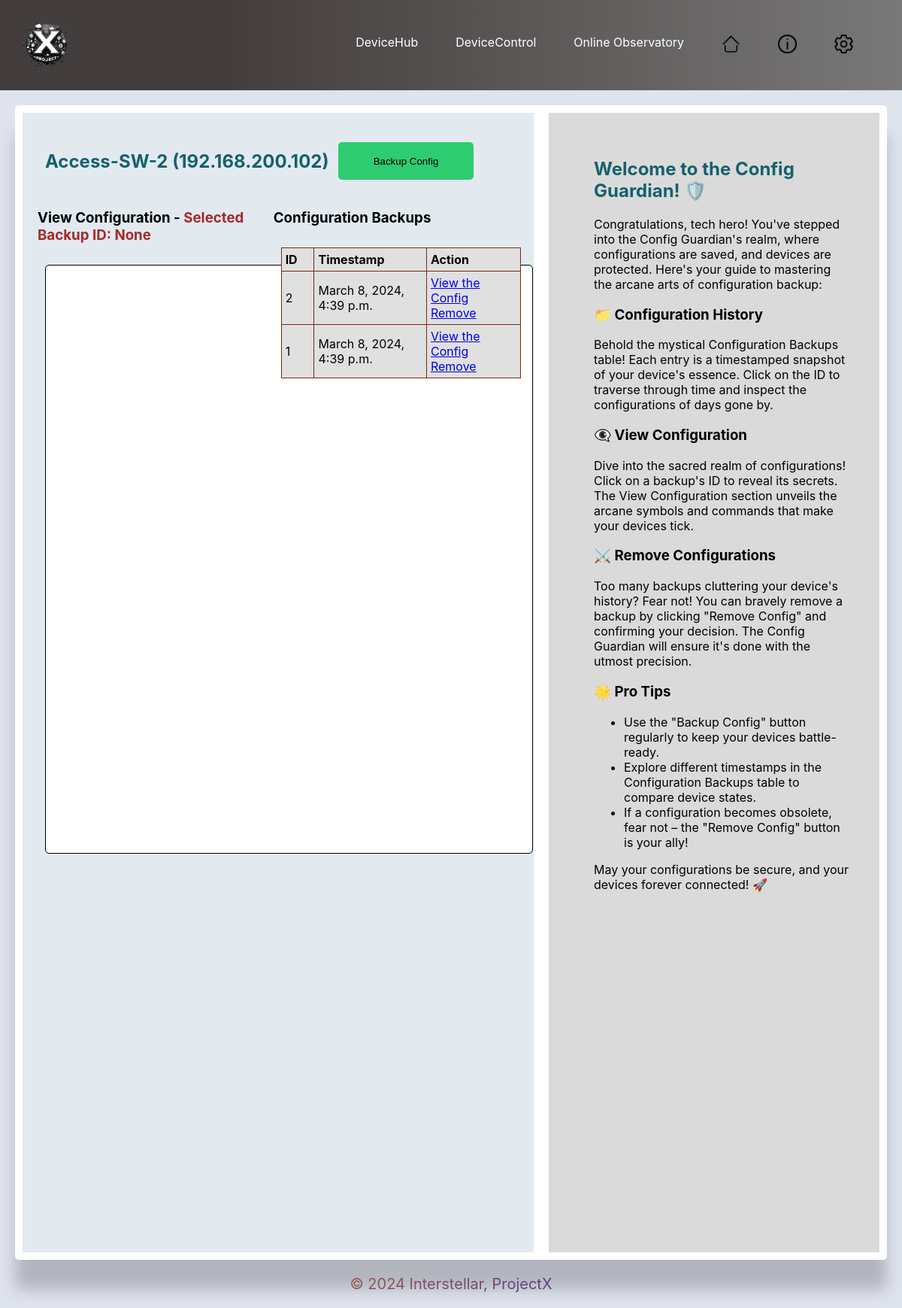
Page /devicecontrol/config-guardian/192.168.200.102/ on the committed database.
### deviceHub/models.py (models this page shows)
class Device(models.Model):
    device_name = models.CharField(max_length=255)
    ip_address = models.GenericIPAddressField()
    device_type = models.CharField(max_length=255)
    manufacturer = models.CharField(max_length=255, blank=True, null=True)
    model = models.CharField(max_length=255, blank=True, null=True)
    location = models.CharField(max_length=255, blank=True, null=True)
    rack_loc = models.CharField(max_length=255, blank=True, null=True)

### configGuardian/models.py (models this page shows)
class ConfigBackup(models.Model):
    device_ip = models.GenericIPAddressField()
    config_data = models.TextField()
    timestamp = models.DateTimeField(auto_now_add=True)

### configGuardian/views.py (the view, shortened to what this page needs)
# urls.py: path('', views.config_guardian, name='config_guardian'),
def config_guardian(request, device_ip):
    device = get_object_or_404(Device, ip_address=device_ip)
    backups = ConfigBackup.objects.filter(device_ip=device.ip_address).order_by('-timestamp')
    selected_backup_id = request.GET.get('backup_id', None)
    backup_id = request.GET.get('backup_id')
    selected_backup = None
    if backup_id:
        selected_backup = get_object_or_404(ConfigBackup, id=backup_id)
    return render(request, 'configGuardian.html', {'device': device, 'backups': backups, 'selected_backup': selected_backup, 'selected_backup_id': selected_backup_id})

### templates/configGuardian.html (shortened to what this page needs)
{% extends 'base.html' %}
    {% load static %}
{% block content %}
<div class="config-guardian-container">
    <div class="config-guardian-header">
        <h2>{{ device.device_name }} ({{ device.ip_address }})</h2>
        <form method="post">
            <button type="submit" class="backup-button">Backup Config</button>
        </form>
    </div>
    <div class="config-guardian-table">
        <div class="config-view">
            <h3>View Configuration - <span style="color: brown;">Selected Backup ID: {{selected_backup_id}}</span></h3>
            <textarea readonly>{{ selected_backup.config_data }}</textarea>
        </div>
        <div class="config-history">
            <h3>Configuration Backups</h3>
            <table>
                <thead>
                    <tr>
                        <th>ID</th>
                        <th>Timestamp</th>
                        <th>Action</th>
                    </tr>
                </thead>
                <tbody>
                    {% for backup in backups %}
                    <tr>
                        <td>{{backup.id}}</td>
                        <td>{{ backup.timestamp }}</td>
                        <td><a href="{% url 'config_guardian' device_ip=device.ip_address %}?backup_id={{ backup.id }}">View
                                the Config</a>
                            <a href="{% url 'remove_backup' device_ip=device.ip_address backup_id=backup.id %}"
                                class="remove-link"
                                onclick="return confirm('Are you sure you want to remove this backup?')">Remove</a>
                    </tr>
                    {% endfor %}
                </tbody>
            </table>
        </div>
    </div>
</div>
{% endblock %}
{% block help %}
<div class="help-section">
    <h2>Welcome to the Config Guardian! 🛡️</h2>
    <p>Congratulations, tech hero! You've stepped into the Config Guardian's realm, where configurations are saved, and
        devices are protected. Here's your guide to mastering the arcane arts of configuration backup:</p>
    <h3>📁 Configuration History</h3>
    <p>Behold the mystical Configuration Backups table! Each entry is a timestamped snapshot of your device's essence.
        Click on the ID to traverse through time and inspect the configurations of days gone by.</p>
    <h3>👁️‍🗨️ View Configuration</h3>
    <p>Dive into the sacred realm of configurations! Click on a backup's ID to reveal its secrets. The View
        Configuration section unveils the arcane symbols and commands that make your devices tick.</p>
    <h3>⚔️ Remove Configurations</h3>
    <p>Too many backups cluttering your device's history? Fear not! You can bravely remove a backup by clicking "Remove
        Config" and confirming your decision. The Config Guardian will ensure it's done with the utmost precision.</p>
    <h3>🌟 Pro Tips</h3>
    <ul>
        <li>Use the "Backup Config" button regularly to keep your devices battle-ready.</li>
        <li>Explore different timestamps in the Configuration Backups table to compare device states.</li>
        <li>If a configuration becomes obsolete, fear not – the "Remove Config" button is your ally!</li>
    </ul>
    <p>May your configurations be secure, and your devices forever connected! 🚀</p>
</div>
{% endblock %}

### static/css/base.css (style rules this page uses)
:root { --font-family-sans-serif: -apple-system, BlinkMacSystemFont, "Segoe UI", Roboto, "Helvetica Neue", Arial, "Noto Sans", sans-serif, "Apple Color Emoji", "Segoe UI Emoji", "Segoe UI Symbol", "Noto Color Emoji"; --font-family-monospace: SFMono-Regular, Menlo, Monaco, Consolas, "Liberation Mono", "Courier New", monospace; }
html { font-family: sans-serif; }
body { font-family: sans-serif; margin: 0; padding: 0; font-family: -apple-system, BlinkMacSystemFont, "Segoe UI", Roboto, "Helvetica Neue", Arial, "Noto Sans", sans-serif, "Apple Color Emoji", "Segoe UI Emoji", "Segoe UI Symbol", "Noto Color Emoji"; background-color: #dfe3ee; background-size: cover; }
.help-section { flex: 0 0 400px; background-color: #dbdada; padding: 20px; margin-left: 20px; }
input, button { padding: 8px 10px; border: none; border-radius: 5px; margin: 5px; background-color: #2ecc71; color: #000; cursor: pointer; }
table { width: 98%; border-collapse: collapse; color: #000; background-color: #e0e0e0; border: 1px solid #141413; border-radius: 5px; margin: 10px; }
th:nth-child(1), td:nth-child(1) { width: 5%; }
th:nth-child(2), td:nth-child(2) { width: 15%; }
th:nth-child(3), td:nth-child(3) { width: 16%; }
th, td { padding: 5px; text-align: left; border: 1px solid #78290f; }
.about-container h1, h2 { color: #15616d; z-index: 1; }
.config-guardian-container { margin: 10px; padding: 10px; display: flex; flex-direction: column; }
.config-guardian-header { display: flex; justify-content: space-between; align-items: center; padding: 10px; }
.config-guardian-header button { margin-right: 50px; width: 180px; height: 50px; }
.config-guardian-table { display: flex; justify-content: space-between; }
.config-guardian-table table { margin-top: 28px; }
.config-view textarea { width: 200%; height: 300%; padding: 10px; margin: 10px; border: 1px solid #000; border-radius: 5px; resize: none; font-size: 14px; }

### rows in the picture
Device: device_name "Access-SW-2", ip_address "192.168.200.102"
ConfigBackup: id "2", timestamp "March 8, 2024, 4:39 p.m."
ConfigBackup: id "1", timestamp "March 8, 2024, 4:39 p.m."

### other values in the picture
{{ selected_backup_id }} "None"
